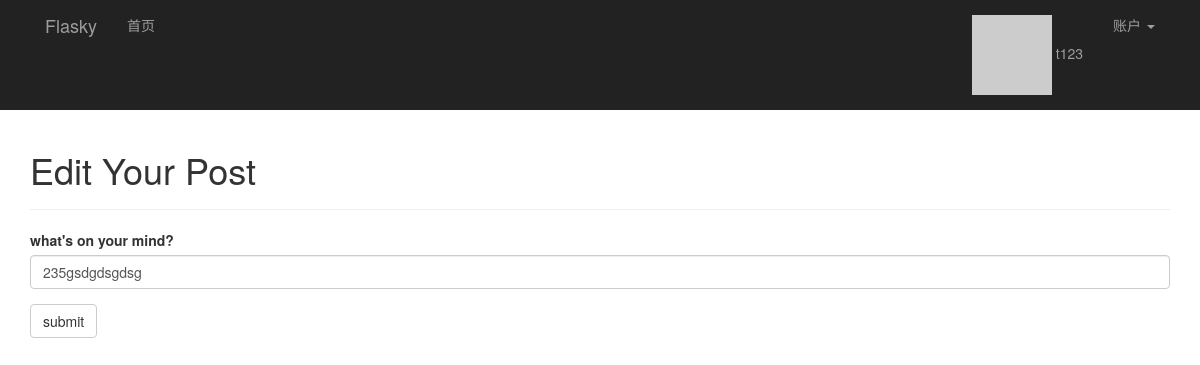
Page /edit/112 (signed in) on the earlier database version.
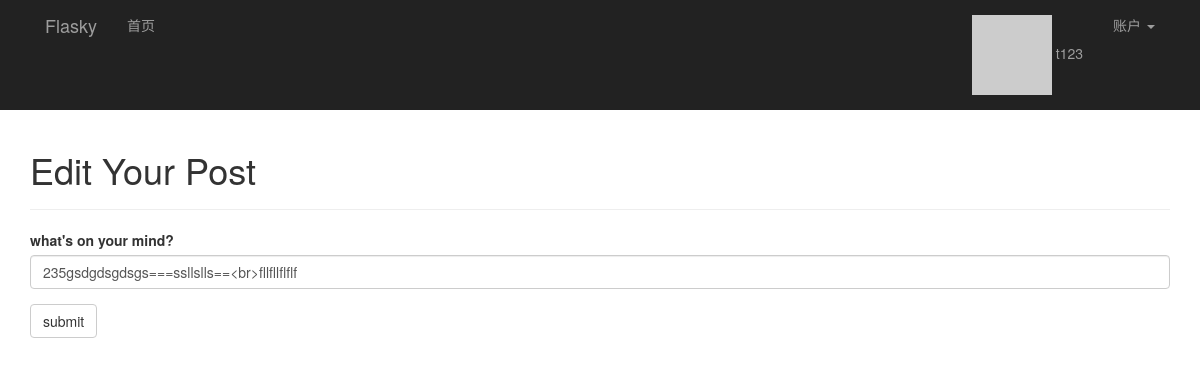
Same page on the later database version.
### app/models.py (models this page shows, shortened)
class Post(db.Model):
    __tablename__ = 'posts'
    id = db.Column(db.Integer, primary_key=True)
    body = db.Column(db.Text)
    body_html = db.Column(db.Text)
    timestamp = db.Column(db.DateTime, index=True, default=datetime.utcnow)
    author_id = db.Column(db.Integer, db.ForeignKey('users.id'))

### app/main/views.py (the view)
@main.route('/edit/<int:post_id>', methods=['GET', 'POST'])
@login_required
def edit(post_id):
    post = Post.query.get_or_404(post_id)
    if current_user != post.author and \
            not current_user.can(Permission.ADMINISTER):
        abort(403)
    form = PostForm()
    if form.validate_on_submit():
        post.body = form.body.data
        db.session.add(post)
        flash('The post has been updated.')
        return redirect(url_for('.post', post_id=post.id))
    form.body.data = post.body
    return render_template('edit_post.html', form=form)

### app/main/forms.py
class PostForm(Form):
    body = PageDownField("what's on your mind?", validators=[DataRequired()])
    submit = SubmitField('submit')

### app/auth/views.py (called while the page is built)
@auth.before_app_request
def before_request():
    if current_user.is_authenticated:
        current_user.ping()
        if not current_user.confirmed \
                and request.endpoint[:5] != 'auth.' \
                and request.endpoint != 'static':
            return redirect(url_for('auth.unconfirmed'))

### app/main/__init__.py (called while the page is built)
@main.app_context_processor
def inject_permissions():
    return dict(Permission=Permission)

### app/models.py (called while the page is built)
@login_manager.user_loader
def load_user(user_id):
    return User.query.get(int(user_id))

    def ping(self):
        self.last_seen = datetime.utcnow()
        db.session.add(self)

    def gravatar(self, size=100, default='identicon', rating='g'):
        if request.is_secure:
            url = 'https://secure.gravatar.com/avatar'
        else:
            url = 'http://s.gravatar.com/avatar'
        email_hash = self.avatar_hash or hashlib.md5(self.email.encode('utf-8')).hexdigest()
        return '{url}/{hash}?s={size}&d={default}&r={rating}'.format(
            url=url, hash=email_hash, size=size, default=default, rating=rating)

### app/templates/edit_post.html (shortened to what this page needs)
{% extends "base.html" %}
{% import "bootstrap/wtf.html" as wtf %}
{% block page_content %}
<div class="page-header">
    <h1>Edit Your Post</h1>
</div>
<div >
    {{ wtf.quick_form(form) }}
</div>
{% endblock %}

Differences in the rows shown:
changed Post: body "235gsdgdsgdsg" → "235gsdgdsgdsgs===ssllslls==<br>fllfllflflf"
